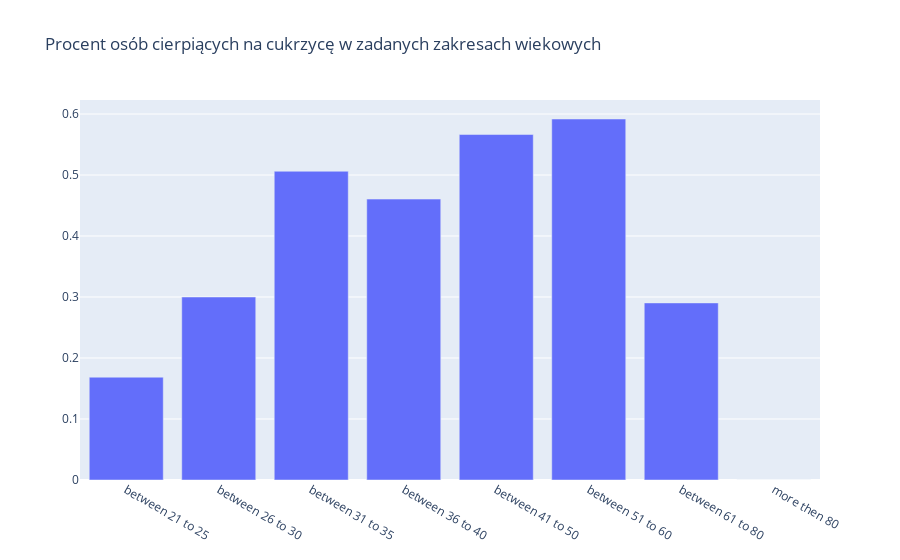

The notebook cell saved with this chart:
### Code cell
# data for all pacients
all_pacients = (by_age['is_diabetes'].sum() + by_BMI['not_diabetes'].sum())
only_diabetes = by_age['is_diabetes'].sum()
percent_of_diabetes = (only_diabetes * 100) / all_pacients
print(f"Zbadano łącznie {all_pacients:.0f} osób, z czego {only_diabetes:.0f} choruje na cukrzycę. Stanowi to {percent_of_diabetes:.2f}% wszystkich badanych.")
# plot
domain = by_age['Age_range']
fig = go.Figure()
fig.add_trace(go.Bar(x = domain, y = by_age['percent_of_diabetes']))
fig.update_layout(title = 'Procent osób cierpiących na cukrzycę w zadanych zakresach wiekowych')
iplot(fig)

### Figure 1 — Plotly figure (JSON) as saved in the notebook; plotly's stock layout.template omitted (floating-point values rounded to 4 significant figures)
{"data": [{"type": "bar", "x": ["between 21 to 25", "between 26 to 30", "between 31 to 35", "between 36 to 40", "between 41 to 50", "between 51 to 60", "between 61 to 80", "more then 80"], "y": [0.1685, 0.3, 0.5062, 0.4605, 0.5664, 0.5918, 0.2903, 0]}], "layout": {"title": {"text": "Procent osób cierpiących na cukrzycę w zadanych zakresach wiekowych"}}}
